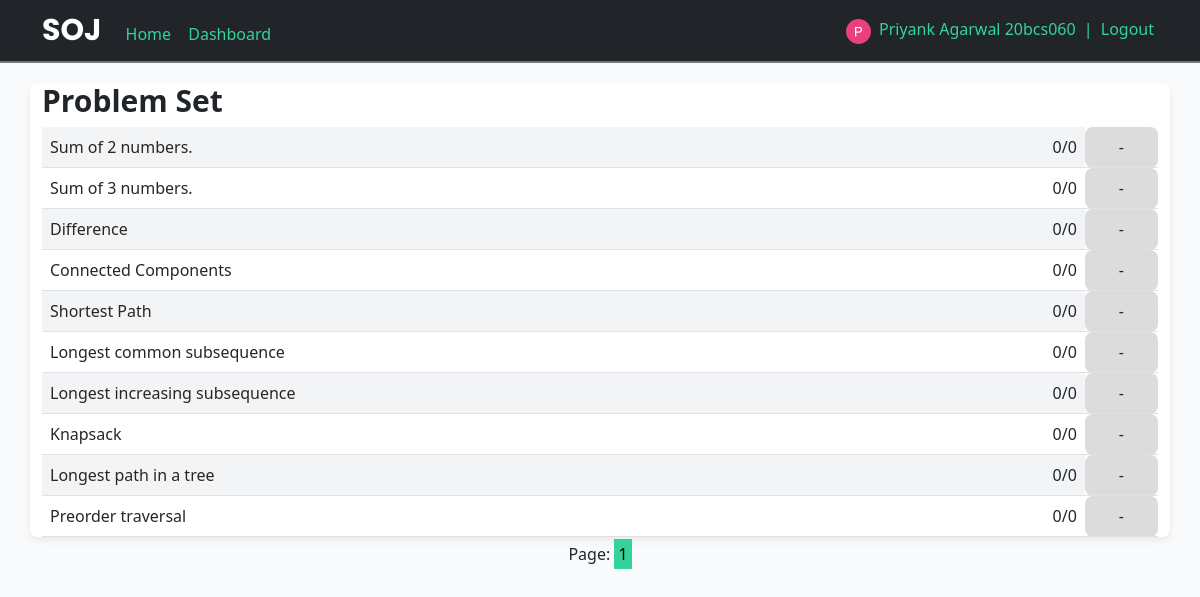
Screenshot of / (signed in) with the database file from the repository.
### SOJ/models.py (models this page shows, shortened)
class User(db.Model, UserMixin):
    id = db.Column(db.Integer, primary_key=True)
    username = db.Column(db.String(20), unique=True, nullable=False)
    email = db.Column(db.String(120), unique=True, nullable=False)
    image_file = db.Column(db.String(20), nullable=False, default='default.jpg')
    password = db.Column(db.String(60), nullable=False)

class Problem(db.Model):
    id = db.Column(db.Integer, primary_key=True)
    title = db.Column(db.String(100), nullable=False)
    statement = db.Column(db.String(1000), nullable=False)
    categories = db.Column(db.String(1000), nullable=True)
    input = db.Column(db.String(1000), nullable=False)
    output = db.Column(db.String(1000), nullable=False)
    constraint = db.Column(db.String(1000), nullable=False)
    solved = db.Column(db.Integer, nullable=False, default=0)
    tried = db.Column(db.Integer, nullable=False , default=0)

### SOJ/main/routes.py (the view)
@main.route("/home", methods=['GET', 'POST'])
@main.route("/", methods=['GET', 'POST'])
def home():
    page = request.args.get('page', 1, type=int)
    problems = Problem.query.paginate(page=page, per_page=20)
    solved_status = ['-']*len(problems.items)
    if (current_user.is_authenticated):
        for prob_id in range(len(problems.items)):
            submission = Submission.query.filter_by(user_id=current_user.id, prob_id=prob_id+1, status='W').first()
            if submission:
                solved_status[submission.prob_id-1] = 'W'
            submission = Submission.query.filter_by(user_id=current_user.id, prob_id=prob_id+1, status='A').first()
            if submission:
                solved_status[submission.prob_id-1] = 'A'
    print(solved_status)
    return render_template("home.html", title='home', problems=problems, solved_status=solved_status, n=len(problems.items));

### SOJ/models.py (called while the page is built)
@login_manager.user_loader
def load_user(user_id):
    return User.query.get(int(user_id))

### SOJ/templates/home.html (shortened to what this page needs)
{% extends "layout.html" %}
{% block content %}
<div class="custom-card container p-0">
    <div class="container " style="margin-top:20px">
        <h5 style="font-weight: bold; font-size:30px;">Problem Set</h4>
    </div>
    <div class="container ">
        <table class="table my-0">
            {% for prob in problems.items %}
            <tr class="data-row" >
                <td>
                    <div class="d-flex flex-row">
                        <a class="task-link" href="{{ url_for('main.task', id=prob.id) }}">{{ prob.title }}</a>
                    </div>
                </td>
                <td style="text-align: right;">
                    {{ prob.solved }}/{{ prob.tried }}
                </td>
                {% if current_user.is_authenticated %}
                    {% if solved_status[prob.id-1] == 'A' %}
                        <td style="background-color: #a7f3d0; text-align:center; width:100px; border-radius: 8px; ">
                            Done
                        </td>
                    {% elif solved_status[prob.id-1] == 'W' or solved_status[prob.id-1] == 'T' %}
                        <td style="background-color: #f43f5e; text-align:center; border-radius: 8px; ">
                            Wrong
                        </td>
                    {% else %}
                        <td style="background-color: gainsboro; text-align:center; border-radius: 8px; ">
                            -
                        </td>
                    {% endif %}
                {% else %}
                    <td style="background-color: #d1d5db; text-align:center; border-radius: 8px; ">
                        -
                    </td>
                {% endif %}
            </tr>
            {% endfor %}
        </table>
    </div>
</div>
<div style="text-align: center; margin-top: 5px;">
    Page:
    {% for page_num in problems.iter_pages(left_edge=1, right_edge=1, left_current=1, right_current=1) %}
    {% if page_num %}
        {% if  page_num == problems  .page %}
            <a class=" custom-link" style="margin: 15px 0px; background-color: #34d399; color: black;" href="{{ url_for('main.home', page=page_num) }}">{{ page_num }}</a>
        {% else %}
            <a class="custom-link" style="margin: 15px 0px;" href="{{ url_for('main.home', page=page_num) }}">{{ page_num }}</a>
        {% endif %}
    {% else %}
        ...
    {% endif %}
{% endfor %}
</div>
{% endblock %}

### SOJ/templates/layout.html (shortened to what this page needs)
<!DOCTYPE html>
<html>
<head>
    <link href="https://cdn.jsdelivr.net/npm/bootstrap@5.0.2/dist/css/bootstrap.min.css" rel="stylesheet">
    <link rel="stylesheet" href="{{ url_for('static', filename='css/layout.css') }}">
</head>
<body style="background-color: #f9fafb;">
    <nav class="navbar navbar-dark bg-dark ">
        <div class="container">
            <div>
                <a  class="navbar-brand" style="font-size:30px; font-weight: bold; font-family: 'Poppins', sans-serif;">SOJ</a>
                <a href="/" class="custom-link">Home</a>
                {% if current_user.is_authenticated %}
                    <a href="{{ url_for('main.dashboard') }}" class="custom-link" style="margin-left:5px;">Dashboard</a>
                {% endif %}
            </div>
            <div>
                {% if current_user.is_authenticated %}
                <img class="rounded-circle" src="{{ url_for('static', filename='profile_pics/' + current_user.image_file) }}" width="25" height="25" >
                    <a class="custom-link" href="{{ url_for('users.account') }}">{{ current_user.username }} </a><span style="color: #34d399  ;">| </span>
                    <a class="custom-link" href="{{ url_for('users.logout') }}">Logout</a>
                {% else %}
                    <a class="custom-link" href="{{ url_for('users.login') }}">Login</a>
                {% endif %}
        </div>
    </nav>
    {% block content %}{% endblock %}
</body>
</html>

### SOJ/static/css/layout.css (style rules this page uses)
.custom-card { background-color: white; padding: 10px ; border-radius: 8px; box-shadow: rgba(0, 0, 0, 0.04) 0px 2px 6px, rgba(0, 0, 0, 0.02) 0px 4px 8px, rgba(0, 0, 0, 0.02) 0px 6px 12px; }
a { transition: all 0.3s; }
.custom-link { text-decoration: None; padding: 4px; color: #34d399 ; }
.task-link { text-decoration: None; color: #292524; }
nav { border-bottom: 2px solid rgb(125, 117, 117); }

### rows the page displays
User: image_file (picture), username "Priyank Agarwal 20bcs060"
Problem: title "Sum of 2 numbers.", solved "0", tried "0"
Problem: title "Sum of 3 numbers.", solved "0", tried "0"
Problem: title "Difference", solved "0", tried "0"
Problem: title "Connected Components", solved "0", tried "0"
Problem: title "Shortest Path", solved "0", tried "0"
Problem: title "Longest common subsequence", solved "0", tried "0"
Problem: title "Longest increasing subsequence", solved "0", tried "0"
Problem: title "Knapsack", solved "0", tried "0"
Problem: title "Longest path in a tree", solved "0", tried "0"
Problem: title "Preorder traversal", solved "0", tried "0"

### other values shown
{{ page_num }} "1"
